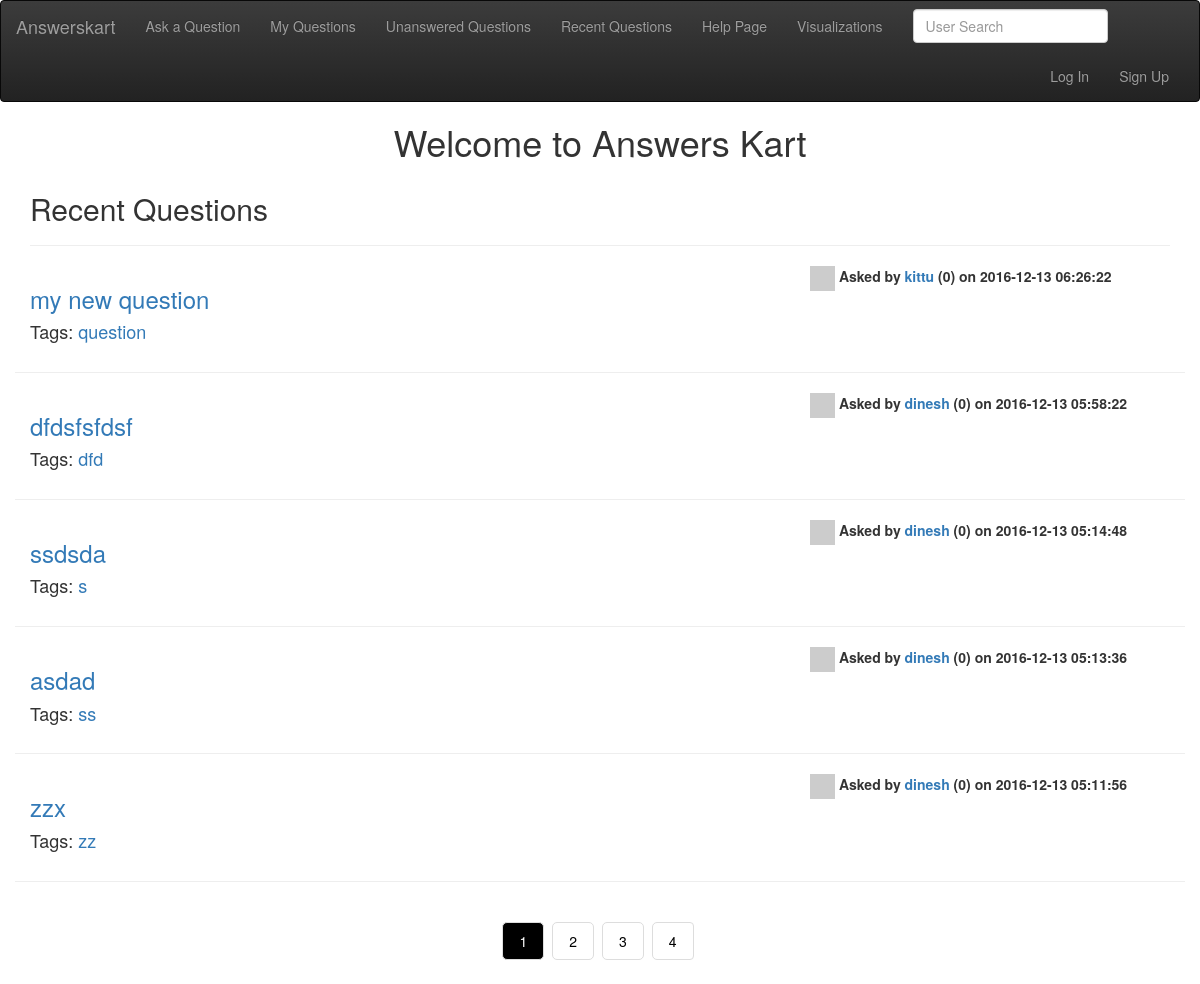
The page /recent.php on the database its author committed.
### tables this page shows
CREATE TABLE `questions_table` (
  `question_id` int(11) NOT NULL,
  `user_id` int(11) NOT NULL,
  `title` longtext NOT NULL,
  `content` longtext NOT NULL,
  `created_at` timestamp NOT NULL DEFAULT CURRENT_TIMESTAMP,
  `ques_votecount` int(11) NOT NULL,
  `freeze` int(255) NOT NULL DEFAULT '0',
  `tags` varchar(255) NOT NULL
);

### recent.php (the view, shortened to what this page needs)
<?php include "session.php"; ?>
<?php include "header.php"; ?>
<?php include "navbar.php"; ?>
<?php include "scripts.php"; ?>
<h1 align="center">Welcome to Answers Kart</h1>
<div class="container">
	<div class="row">
		<div class="col-md-12">
			<h2>Recent Questions</h2><hr/>
			<?php
				$query = "SELECT title,admin,questions_table.created_at,question_id FROM questions_table JOIN login_details ON login_details.user_id=questions_table.user_id ORDER BY question_id DESC";
				$result = mysqli_query($connection,$query) or die("Failed to query database12".mysql_error());
				$count=$result->num_rows;
				$totalpages=ceil($count/5);
				$startArticle = ($_GET['page'] - 1) * 5;
				$pagination= "SELECT questions_table.user_id as quser,title,tags,admin,checkgit,emailid,questions_table.created_at,question_id FROM questions_table JOIN login_details ON login_details.user_id=questions_table.user_id ORDER BY question_id DESC limit ".$startArticle.','.'5';
				$page_result = mysqli_query($connection,$pagination) or die ("Failed to query database".mysql_error());
				while ($pagerow = mysqli_fetch_array($page_result,MYSQLI_ASSOC)) {
					$question_id=htmlentities($pagerow['question_id']);
			?>	<div class="row">
				<div class="col-md-8">
					<h3><p><a href='single_question.php?ques_id=<?php echo $question_id; ?>&page=1'><?php echo htmlentities($pagerow['title']);?></a></p></h3>
					<h4>Tags:
				 <?php
					$onetag=explode(" ",$pagerow['tags']);
					foreach ($onetag as $value) {?>
						<a href="tagspage.php?name=<?php echo $value;?>">
						<?php
					 echo "$value";?> </a><?php
					}
				?>
				</h4>
				</div>
				<div class="col-md-4">
					<p>
								<a href="ProfilePage.php?name=<?php echo trim($pagerow['admin']);?>&page=1">
									<?php
              if($pagerow["checkgit"]==1)
              {
                echo "<img width='25' height='25' alt='abc' src='https://github.com/".$pagerow['admin'].".png' />";
              }
              else
              {
                $grav_url = "https://www.gravatar.com/avatar/" . md5( strtolower( trim( $pagerow['emailid'] ) ) ) . "?d=" . urlencode( 'https://s24.postimg.org/a4bwqzpgl/default.png' );
              $source = "./images/".$pagerow['admin'];
              $source = trim($source);
              if(file_exists($source))
              {
                 ?>
                  <img width='25' height='25' alt='abc' src='./images/<?php echo $pagerow['admin']; ?>' />
                <?php
              }
              else
              {
                 ?>
                  <img width='25' height='25' alt='abc' src='<?php echo $grav_url; ?>' / >
                <?php
              }
              }
              ?>
								</a>
								<b><?php echo "Asked by ";?><a href="ProfilePage.php?name=<?php echo trim($pagerow['admin']);?>&page=1"> <?php echo htmlentities($pagerow['admin']) ?></a>
									<?php
										echo '(',scores($pagerow['quser']),')'," on ".htmlentities($pagerow['created_at'])."<br />"?>
								</b>
							</p>
				</div>
				<div class="col-md-12">
				<div class="row"><hr/></div>
				</div>
			</div>
				<?php }
					?>
					<center><ul class="pagination">
					<?php
					foreach (range(1,$totalpages) as $page){
						if($page == $_GET['page']){
        					echo '<li><a class="active"><span class="currentpage">' . $page . '</span></a></li>';
    					}else if($page ==1 || $page ==$totalpages ||($page >= $_GET['page'] -2 && $page <= $_GET['page']+2)){
							 echo '<li><a href="?page=' . $page . '">' . $page . '</a></li>';
						}
					}
				?>
<?php include "footer.php"; ?>

### session.php (shortened to what this page needs)
<?php
	function scores($user){
		$connection = mysqli_connect("localhost","admin","M0n@rch$","answerskart") or die("Connection Failed");
		$query="SELECT SUM(ques_votecount) from questions_table  WHERE user_id ='$user' GROUP BY user_id";
		$result = mysqli_query($connection,$query) or die("Failed to query database".mysql_error());
		$row=mysqli_fetch_array($result,MYSQLI_ASSOC);
		echo $row['SUM(ques_votecount)'];
	}
?>

### loginstyle.css (style rules this page uses)
ul.pagination li { display: inline; }
ul.pagination li a { border-radius: 5px; margin: 0 4px; color: black; float: left; padding: 8px 16px; text-decoration: none; transition: background-color .3s; }
ul.pagination li a.active { border-radius: 5px; background-color: black; color: white; }

### rows shown on the page
questions_table: title "my new question", tags "question", user.admin "kittu", SUM "0", created_at "2016-12-13 06:26:22"
questions_table: title "dfdsfsfdsf", tags "dfd", user.admin "dinesh", SUM "0", created_at "2016-12-13 05:58:22"
questions_table: title "ssdsda", tags "s", user.admin "dinesh", SUM "0", created_at "2016-12-13 05:14:48"
questions_table: title "asdad", tags "ss", user.admin "dinesh", SUM "0", created_at "2016-12-13 05:13:36"
questions_table: title "zzx", tags "zz", user.admin "dinesh", SUM "0", created_at "2016-12-13 05:11:56"

### other values the page prints
$page "1"
$page "2"
$page "3"
$page "4"
